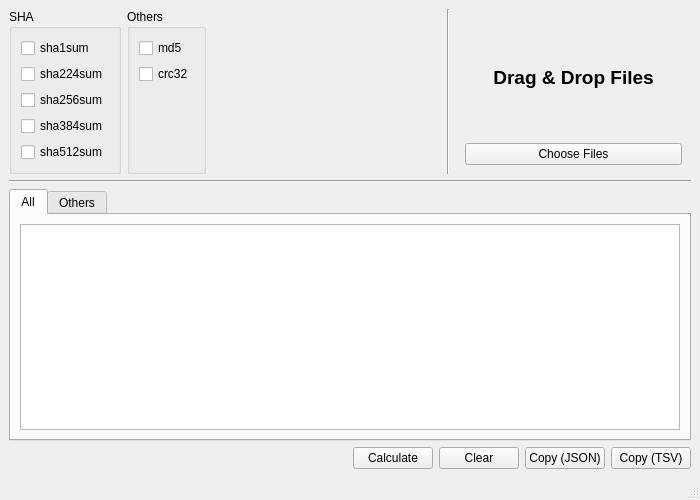
<?xml version="1.0" encoding="UTF-8"?>
<ui version="4.0">
 <class>MainWindow</class>
 <widget class="QMainWindow" name="MainWindow">
  <property name="geometry">
   <rect>
    <x>0</x>
    <y>0</y>
    <width>700</width>
    <height>500</height>
   </rect>
  </property>
  <property name="minimumSize">
   <size>
    <width>600</width>
    <height>400</height>
   </size>
  </property>
  <property name="windowTitle">
   <string>GHash</string>
  </property>
  <widget class="QWidget" name="centralwidget">
   <layout class="QVBoxLayout" name="verticalLayout_4">
    <item>
     <layout class="QHBoxLayout" name="horizontalLayout_3">
      <item>
       <widget class="QGroupBox" name="groupbox_sha">
        <property name="title">
         <string>SHA</string>
        </property>
        <layout class="QVBoxLayout" name="verticalLayout">
         <item>
          <widget class="QCheckBox" name="checkbox_sha1">
           <property name="text">
            <string>sha1sum</string>
           </property>
          </widget>
         </item>
         <item>
          <widget class="QCheckBox" name="checkbox_sha224">
           <property name="text">
            <string>sha224sum</string>
           </property>
          </widget>
         </item>
         <item>
          <widget class="QCheckBox" name="checkbox_sha256">
           <property name="text">
            <string>sha256sum</string>
           </property>
          </widget>
         </item>
         <item>
          <widget class="QCheckBox" name="checkbox_sha384">
           <property name="text">
            <string>sha384sum</string>
           </property>
          </widget>
         </item>
         <item>
          <widget class="QCheckBox" name="checkbox_sha512">
           <property name="text">
            <string>sha512sum</string>
           </property>
          </widget>
         </item>
        </layout>
       </widget>
      </item>
      <item>
       <widget class="QGroupBox" name="groupbox_others">
        <property name="title">
         <string>Others</string>
        </property>
        <layout class="QVBoxLayout" name="verticalLayout_2">
         <item>
          <widget class="QCheckBox" name="checkbox_md5">
           <property name="text">
            <string>md5</string>
           </property>
          </widget>
         </item>
         <item>
          <widget class="QCheckBox" name="checkbox_crc32">
           <property name="text">
            <string>crc32</string>
           </property>
          </widget>
         </item>
         <item>
          <spacer name="verticalSpacer">
           <property name="orientation">
            <enum>Qt::Vertical</enum>
           </property>
           <property name="sizeHint" stdset="0">
            <size>
             <width>20</width>
             <height>40</height>
            </size>
           </property>
          </spacer>
         </item>
        </layout>
       </widget>
      </item>
      <item>
       <spacer name="horizontalSpacer">
        <property name="orientation">
         <enum>Qt::Horizontal</enum>
        </property>
        <property name="sizeHint" stdset="0">
         <size>
          <width>40</width>
          <height>20</height>
         </size>
        </property>
       </spacer>
      </item>
      <item>
       <widget class="Line" name="line_2">
        <property name="orientation">
         <enum>Qt::Vertical</enum>
        </property>
       </widget>
      </item>
      <item>
       <widget class="QWidget" name="widget" native="true">
        <layout class="QVBoxLayout" name="verticalLayout_3">
         <item>
          <widget class="DNDLabel" name="label_drag_and_drop">
           <property name="sizePolicy">
            <sizepolicy hsizetype="Expanding" vsizetype="Expanding">
             <horstretch>0</horstretch>
             <verstretch>0</verstretch>
            </sizepolicy>
           </property>
           <property name="font">
            <font>
             <pointsize>14</pointsize>
             <bold>true</bold>
            </font>
           </property>
           <property name="acceptDrops">
            <bool>true</bool>
           </property>
           <property name="text">
            <string>Drag &amp; Drop Files</string>
           </property>
           <property name="alignment">
            <set>Qt::AlignCenter</set>
           </property>
           <property name="wordWrap">
            <bool>true</bool>
           </property>
          </widget>
         </item>
         <item>
          <widget class="QPushButton" name="button_choose_files">
           <property name="text">
            <string>Choose Files</string>
           </property>
          </widget>
         </item>
        </layout>
       </widget>
      </item>
     </layout>
    </item>
    <item>
     <widget class="Line" name="line">
      <property name="orientation">
       <enum>Qt::Horizontal</enum>
      </property>
     </widget>
    </item>
    <item>
     <widget class="QTabWidget" name="tab_widget">
      <property name="sizePolicy">
       <sizepolicy hsizetype="Expanding" vsizetype="Expanding">
        <horstretch>0</horstretch>
        <verstretch>1</verstretch>
       </sizepolicy>
      </property>
      <property name="currentIndex">
       <number>0</number>
      </property>
      <widget class="QWidget" name="tab_all">
       <attribute name="title">
        <string>All</string>
       </attribute>
       <layout class="QHBoxLayout" name="horizontalLayout">
        <item>
         <widget class="QTableView" name="table_view_all"/>
        </item>
       </layout>
      </widget>
      <widget class="QWidget" name="tab_others">
       <attribute name="title">
        <string>Others</string>
       </attribute>
       <layout class="QHBoxLayout" name="horizontalLayout_4">
        <item>
         <widget class="QTableView" name="table_view_others"/>
        </item>
       </layout>
      </widget>
     </widget>
    </item>
    <item>
     <layout class="QHBoxLayout" name="horizontalLayout_2">
      <item>
       <spacer name="horizontalSpacer_2">
        <property name="orientation">
         <enum>Qt::Horizontal</enum>
        </property>
        <property name="sizeHint" stdset="0">
         <size>
          <width>40</width>
          <height>20</height>
         </size>
        </property>
       </spacer>
      </item>
      <item>
       <widget class="QPushButton" name="button_calculate">
        <property name="text">
         <string>Calculate</string>
        </property>
       </widget>
      </item>
      <item>
       <widget class="QPushButton" name="button_clear">
        <property name="text">
         <string>Clear</string>
        </property>
       </widget>
      </item>
      <item>
       <widget class="QPushButton" name="button_copy_json">
        <property name="text">
         <string>Copy (JSON)</string>
        </property>
       </widget>
      </item>
      <item>
       <widget class="QPushButton" name="button_copy_tsv">
        <property name="text">
         <string>Copy (TSV)</string>
        </property>
       </widget>
      </item>
     </layout>
    </item>
   </layout>
  </widget>
  <widget class="QMenuBar" name="menubar">
   <property name="geometry">
    <rect>
     <x>0</x>
     <y>0</y>
     <width>700</width>
     <height>22</height>
    </rect>
   </property>
  </widget>
  <widget class="QStatusBar" name="statusbar"/>
 </widget>
 <customwidgets>
  <customwidget>
   <class>DNDLabel</class>
   <extends>QLabel</extends>
   <header>.dnd_label</header>
  </customwidget>
 </customwidgets>
 <resources/>
 <connections/>
</ui>
